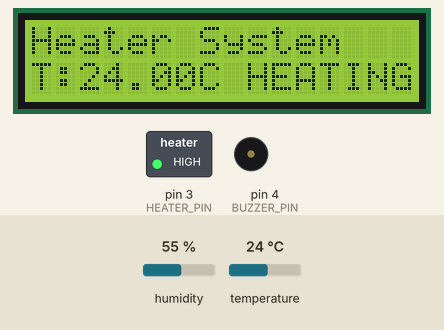
Simulated run of this sketch. Board: Arduino Uno, built with avr-gcc and run on an emulated ATmega328P. On the bench: 16×2 character LCD, switched loads named in the sketch (green lamp = pin HIGH), buzzer (waves = sounding, pin HIGH). Inputs (shaded band) come from the test bench; at power-on: temperature 24 °C, humidity 55 %. What the sketch prints to the serial monitor is not drawn.

Above: at 1.2 s.
1.3 s: temperature set to 39.2 °C
At 3.0 s:
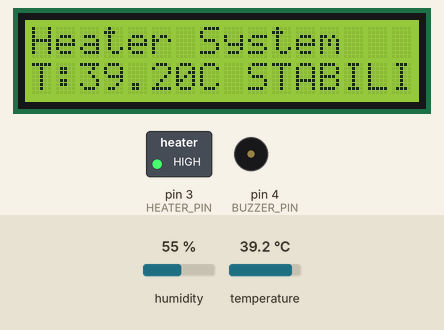
4.0 s: temperature set to 40.6 °C
At 5.4 s:
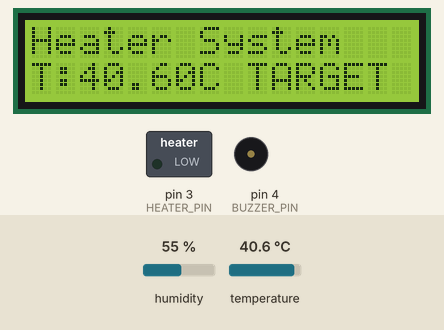
6.7 s: temperature set to 12 °C
At 9.2 s:
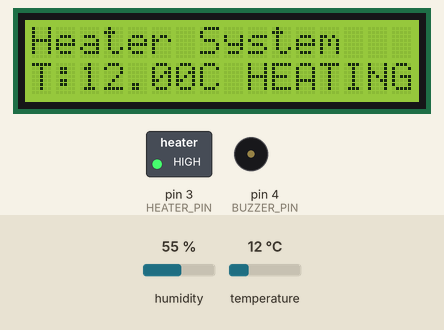
Timing chart, 0 to 10.7 s (numbered marks = the images above; inputs shaded):
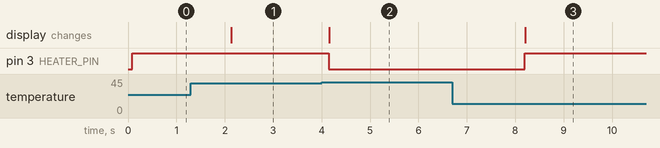

Measured:
- the behaviour switches between 39.9 and 40 °C on temperature (found by bisection; images 1 and 2)
- after the input at 1.3 s, the display: changes after 0.83 s (image 1)
- after the input at 4.0 s, pin 3 (HEATER_PIN): HIGH → LOW after 0.14 s; the display: changes after 0.15 s (image 2)
- after the input at 6.7 s, pin 3 (HEATER_PIN): LOW → HIGH after 1.5 s; the display: changes after 1.5 s (image 3)

The sketch:

HeaterControl.ino
```cpp
#include <Wire.h>
#include <LiquidCrystal_I2C.h>
#include <DHT.h>

// LCD setup
LiquidCrystal_I2C lcd(0x27, 16, 2);

// Pin configuration
#define DHTPIN 2
#define DHTTYPE DHT22
#define HEATER_PIN 3
#define BUZZER_PIN 4

// Thresholds
#define TARGET_TEMP 40
#define OVERHEAT_TEMP 50

DHT dht(DHTPIN, DHTTYPE);

// Enum-style constants for states
#define STATE_IDLE 0
#define STATE_HEATING 1
#define STATE_STABILIZING 2
#define STATE_TARGET_REACHED 3
#define STATE_OVERHEAT 4

int currentState = STATE_IDLE;

void initPins() {
  pinMode(HEATER_PIN, OUTPUT);
  pinMode(BUZZER_PIN, OUTPUT);
  digitalWrite(HEATER_PIN, LOW);
  digitalWrite(BUZZER_PIN, LOW);
}

void initLCD() {
  lcd.begin(16, 2);
  lcd.backlight();
  lcd.setCursor(0, 0);
  lcd.print("Heater System");
}

void printState(int state) {
  switch (state) {
    case STATE_IDLE:
      lcd.print("IDLE       ");
      break;
    case STATE_HEATING:
      lcd.print("HEATING    ");
      break;
    case STATE_STABILIZING:
      lcd.print("STABILIZING");
      break;
    case STATE_TARGET_REACHED:
      lcd.print("TARGET OK  ");
      break;
    case STATE_OVERHEAT:
      lcd.print("OVERHEAT!! ");
      break;
  }
}

void controlLogic(float temp) {
  // State transition
  if (temp < TARGET_TEMP - 2) {
    currentState = STATE_HEATING;
  }
  else if (temp >= TARGET_TEMP - 2 && temp < TARGET_TEMP) {
    currentState = STATE_STABILIZING;
  }
  else if (temp >= TARGET_TEMP && temp < OVERHEAT_TEMP) {
    currentState = STATE_TARGET_REACHED;
  }
  else if (temp >= OVERHEAT_TEMP) {
    currentState = STATE_OVERHEAT;
  }

  // Actuation + LCD display
  lcd.setCursor(0, 1);
  lcd.print("T:");
  lcd.print(temp);
  lcd.print("C ");

  switch (currentState) {
    case STATE_IDLE:
      digitalWrite(HEATER_PIN, LOW);
      digitalWrite(BUZZER_PIN, LOW);
      printState(STATE_IDLE);
      break;

    case STATE_HEATING:
      digitalWrite(HEATER_PIN, HIGH);
      digitalWrite(BUZZER_PIN, LOW);
      printState(STATE_HEATING);
      break;

    case STATE_STABILIZING:
      digitalWrite(HEATER_PIN, HIGH);
      digitalWrite(BUZZER_PIN, LOW);
      printState(STATE_STABILIZING);
      break;

    case STATE_TARGET_REACHED:
      digitalWrite(HEATER_PIN, LOW);
      digitalWrite(BUZZER_PIN, LOW);
      printState(STATE_TARGET_REACHED);
      break;

    case STATE_OVERHEAT:
      digitalWrite(HEATER_PIN, LOW);
      digitalWrite(BUZZER_PIN, HIGH);
      printState(STATE_OVERHEAT);
      break;
  }
}

void setup() {
  Wire.begin();
  Serial.begin(9600);
  dht.begin();
  initPins();
  initLCD();
  currentState = STATE_IDLE;
}

void loop() {
  float temp = dht.readTemperature();

  if (isnan(temp)) {
    Serial.println("Sensor Error");
    lcd.setCursor(0, 1);
    lcd.print("Sensor Error    ");
    delay(2000);
    return;
  }

  Serial.print("Temp: ");
  Serial.print(temp);
  Serial.print(" C, State: ");
  Serial.println(currentState);

  controlLogic(temp);
  delay(2000);  // Wait 2 seconds between readings
}
```
